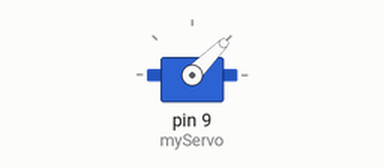
A sketch run on a simulated Arduino Uno, built with avr-gcc and run on an emulated ATmega328P. Parts: servo.

Above: at 0.05 s.
At 5.35 s:
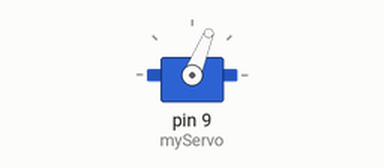
At 5.65 s:
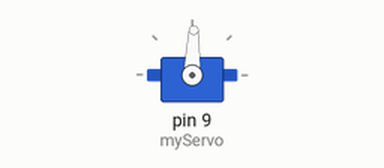
Timing chart, 0 to 7.4 s (numbered marks = the images above):
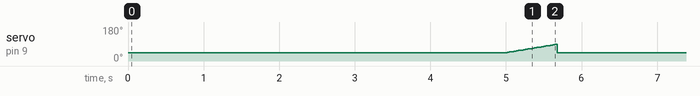

Measured:
- by itself, servo on pin 9 (myServo): ramps from 45° to 88° and jumps back, once every 5.7 s

The sketch:

LightBoxMotor1.ino
```cpp
#include <Servo.h>

Servo myServo;

int loc = 0; //servo location

void setup() {
  Serial.begin(9600);
  myServo.attach(9);
}

void loop() {
  for (loc = 0; loc < 45; loc += 1) {
    //goes from 0 to 45 degrees
    myServo.write(45);
    delay(5000); ////stops motor for a few secs
    for (loc = 45; loc < 90; loc += 1) {
      myServo.write(loc);
      //goes from 45 to 90
      delay(15);

    }
  }

}


/*  for (loc = 45; loc < 90; loc += 1) {
   // goes from 45 degrees to 90 degrees
   myServo.write(loc); // tell servo to go to position in variable 'loc'
   delay(15); // waits 15ms for the servo to reach the position
  }
  }
  }

  for (loc = 0; loc < 45; loc += 1) {
  //goes from 0 to 45 degrees
  myServo.write(45);
  delay(5000); ////stops motor for a few secs
  for (loc = 45; loc < 90; loc +=1) {
  //goes from 45 to 90
  delay(15);
  myServo.write(0);
  //delay(15);

  }
  }

  /*
      for (loc = 0; loc < 45; loc += 1) {
  //goes from 0 to 45 degrees
  myServo.write(45);
  delay(8000); ////stops motor for 8 seconds
  for (loc = 45; loc < 90; loc += 1) {
   // goes from 45 degrees to 90 degrees
   myServo.write(loc); // tell servo to go to position in variable 'loc'
   delay(15); // waits 15ms for the servo to reach the position
  }

**/
```
